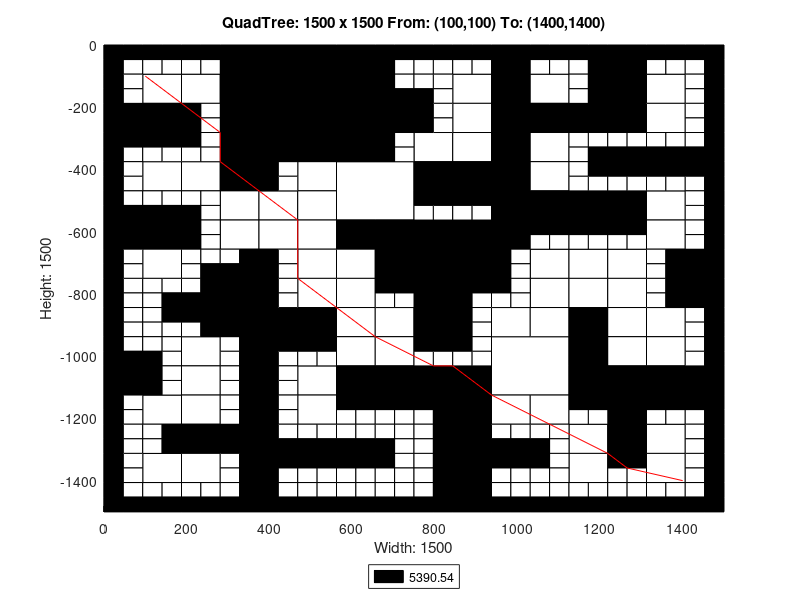

MATLAB code for this plot:
axis([0 1500 -1500 0]);
title('QuadTree: 1500 x 1500 From: (100,100) To: (1400,1400)');
xlabel('Width: 1500');
ylabel('Height: 1500');
rectangle('Position',[375 -187.5 187.5 187.5], 'FaceColor',[0 0 0]);
rectangle('Position',[375 -375 187.5 187.5], 'FaceColor',[0 0 0]);
rectangle('Position',[562.5 -562.5 187.5 187.5], 'FaceColor',[1 1 1]);
rectangle('Position',[750 -750 187.5 187.5], 'FaceColor',[0 0 0]);
rectangle('Position',[937.5 -1125 187.5 187.5], 'FaceColor',[1 1 1]);
rectangle('Position',[93.75 -187.5 93.75 93.75], 'FaceColor',[1 1 1]);
rectangle('Position',[281.25 -93.75 93.75 93.75], 'FaceColor',[0 0 0]);
rectangle('Position',[187.5 -187.5 93.75 93.75], 'FaceColor',[1 1 1]);
rectangle('Position',[281.25 -187.5 93.75 93.75], 'FaceColor',[0 0 0]);
rectangle('Position',[0 -281.25 93.75 93.75], 'FaceColor',[0 0 0]);
rectangle('Position',[93.75 -281.25 93.75 93.75], 'FaceColor',[0 0 0]);
rectangle('Position',[281.25 -281.25 93.75 93.75], 'FaceColor',[0 0 0]);
rectangle('Position',[281.25 -375 93.75 93.75], 'FaceColor',[0 0 0]);
rectangle('Position',[562.5 -93.75 93.75 93.75], 'FaceColor',[0 0 0]);
rectangle('Position',[562.5 -187.5 93.75 93.75], 'FaceColor',[0 0 0]);
rectangle('Position',[562.5 -281.25 93.75 93.75], 'FaceColor',[0 0 0]);
rectangle('Position',[656.25 -281.25 93.75 93.75], 'FaceColor',[0 0 0]);
rectangle('Position',[562.5 -375 93.75 93.75], 'FaceColor',[0 0 0]);
rectangle('Position',[93.75 -468.75 93.75 93.75], 'FaceColor',[1 1 1]);
rectangle('Position',[187.5 -468.75 93.75 93.75], 'FaceColor',[1 1 1]);
rectangle('Position',[281.25 -468.75 93.75 93.75], 'FaceColor',[0 0 0]);
rectangle('Position',[281.25 -562.5 93.75 93.75], 'FaceColor',[1 1 1]);
rectangle('Position',[0 -656.25 93.75 93.75], 'FaceColor',[0 0 0]);
rectangle('Position',[93.75 -656.25 93.75 93.75], 'FaceColor',[0 0 0]);
rectangle('Position',[93.75 -750 93.75 93.75], 'FaceColor',[1 1 1]);
rectangle('Position',[281.25 -656.25 93.75 93.75], 'FaceColor',[1 1 1]);
rectangle('Position',[468.75 -468.75 93.75 93.75], 'FaceColor',[1 1 1]);
rectangle('Position',[375 -562.5 93.75 93.75], 'FaceColor',[1 1 1]);
rectangle('Position',[468.75 -562.5 93.75 93.75], 'FaceColor',[1 1 1]);
rectangle('Position',[375 -656.25 93.75 93.75], 'FaceColor',[1 1 1]);
rectangle('Position',[468.75 -656.25 93.75 93.75], 'FaceColor',[1 1 1]);
rectangle('Position',[468.75 -750 93.75 93.75], 'FaceColor',[1 1 1]);
rectangle('Position',[562.5 -656.25 93.75 93.75], 'FaceColor',[0 0 0]);
rectangle('Position',[656.25 -656.25 93.75 93.75], 'FaceColor',[0 0 0]);
rectangle('Position',[562.5 -750 93.75 93.75], 'FaceColor',[1 1 1]);
rectangle('Position',[656.25 -750 93.75 93.75], 'FaceColor',[0 0 0]);
rectangle('Position',[843.75 -187.5 93.75 93.75], 'FaceColor',[1 1 1]);
rectangle('Position',[937.5 -93.75 93.75 93.75], 'FaceColor',[0 0 0]);
rectangle('Position',[937.5 -187.5 93.75 93.75], 'FaceColor',[0 0 0]);
rectangle('Position',[1031.25 -187.5 93.75 93.75], 'FaceColor',[1 1 1]);
rectangle('Position',[843.75 -281.25 93.75 93.75], 'FaceColor',[1 1 1]);
rectangle('Position',[750 -375 93.75 93.75], 'FaceColor',[1 1 1]);
rectangle('Position',[843.75 -375 93.75 93.75], 'FaceColor',[1 1 1]);
rectangle('Position',[937.5 -281.25 93.75 93.75], 'FaceColor',[0 0 0]);
rectangle('Position',[1031.25 -281.25 93.75 93.75], 'FaceColor',[0 0 0]);
rectangle('Position',[937.5 -375 93.75 93.75], 'FaceColor',[0 0 0]);
rectangle('Position',[1031.25 -375 93.75 93.75], 'FaceColor',[1 1 1]);
rectangle('Position',[1218.75 -93.75 93.75 93.75], 'FaceColor',[0 0 0]);
rectangle('Position',[1218.75 -187.5 93.75 93.75], 'FaceColor',[0 0 0]);
rectangle('Position',[1312.5 -187.5 93.75 93.75], 'FaceColor',[1 1 1]);
rectangle('Position',[1125 -281.25 93.75 93.75], 'FaceColor',[0 0 0]);
rectangle('Position',[1218.75 -281.25 93.75 93.75], 'FaceColor',[0 0 0]);
rectangle('Position',[1312.5 -281.25 93.75 93.75], 'FaceColor',[1 1 1]);
rectangle('Position',[750 -468.75 93.75 93.75], 'FaceColor',[0 0 0]);
rectangle('Position',[843.75 -468.75 93.75 93.75], 'FaceColor',[0 0 0]);
rectangle('Position',[937.5 -468.75 93.75 93.75], 'FaceColor',[0 0 0]);
rectangle('Position',[1031.25 -468.75 93.75 93.75], 'FaceColor',[1 1 1]);
rectangle('Position',[937.5 -562.5 93.75 93.75], 'FaceColor',[0 0 0]);
rectangle('Position',[1031.25 -562.5 93.75 93.75], 'FaceColor',[0 0 0]);
rectangle('Position',[937.5 -656.25 93.75 93.75], 'FaceColor',[0 0 0]);
rectangle('Position',[1031.25 -750 93.75 93.75], 'FaceColor',[1 1 1]);
rectangle('Position',[1125 -562.5 93.75 93.75], 'FaceColor',[0 0 0]);
rectangle('Position',[1218.75 -562.5 93.75 93.75], 'FaceColor',[0 0 0]);
rectangle('Position',[1312.5 -562.5 93.75 93.75], 'FaceColor',[1 1 1]);
rectangle('Position',[1125 -750 93.75 93.75], 'FaceColor',[1 1 1]);
rectangle('Position',[1218.75 -750 93.75 93.75], 'FaceColor',[1 1 1]);
rectangle('Position',[1312.5 -656.25 93.75 93.75], 'FaceColor',[1 1 1]);
rectangle('Position',[1406.25 -750 93.75 93.75], 'FaceColor',[0 0 0]);
rectangle('Position',[281.25 -843.75 93.75 93.75], 'FaceColor',[0 0 0]);
rectangle('Position',[281.25 -937.5 93.75 93.75], 'FaceColor',[0 0 0]);
rectangle('Position',[0 -1125 93.75 93.75], 'FaceColor',[0 0 0]);
rectangle('Position',[187.5 -1031.25 93.75 93.75], 'FaceColor',[1 1 1]);
rectangle('Position',[187.5 -1125 93.75 93.75], 'FaceColor',[1 1 1]);
rectangle('Position',[468.75 -843.75 93.75 93.75], 'FaceColor',[1 1 1]);
rectangle('Position',[375 -937.5 93.75 93.75], 'FaceColor',[0 0 0]);
rectangle('Position',[468.75 -937.5 93.75 93.75], 'FaceColor',[0 0 0]);
rectangle('Position',[562.5 -843.75 93.75 93.75], 'FaceColor',[1 1 1]);
rectangle('Position',[562.5 -937.5 93.75 93.75], 'FaceColor',[1 1 1]);
rectangle('Position',[656.25 -937.5 93.75 93.75], 'FaceColor',[1 1 1]);
rectangle('Position',[468.75 -1125 93.75 93.75], 'FaceColor',[1 1 1]);
rectangle('Position',[562.5 -1031.25 93.75 93.75], 'FaceColor',[1 1 1]);
rectangle('Position',[656.25 -1031.25 93.75 93.75], 'FaceColor',[1 1 1]);
rectangle('Position',[562.5 -1125 93.75 93.75], 'FaceColor',[0 0 0]);
rectangle('Position',[656.25 -1125 93.75 93.75], 'FaceColor',[0 0 0]);
rectangle('Position',[93.75 -1218.75 93.75 93.75], 'FaceColor',[1 1 1]);
rectangle('Position',[187.5 -1218.75 93.75 93.75], 'FaceColor',[1 1 1]);
rectangle('Position',[187.5 -1312.5 93.75 93.75], 'FaceColor',[0 0 0]);
rectangle('Position',[281.25 -1312.5 93.75 93.75], 'FaceColor',[0 0 0]);
rectangle('Position',[93.75 -1406.25 93.75 93.75], 'FaceColor',[1 1 1]);
rectangle('Position',[187.5 -1406.25 93.75 93.75], 'FaceColor',[1 1 1]);
rectangle('Position',[468.75 -1218.75 93.75 93.75], 'FaceColor',[1 1 1]);
rectangle('Position',[750 -843.75 93.75 93.75], 'FaceColor',[0 0 0]);
rectangle('Position',[750 -937.5 93.75 93.75], 'FaceColor',[0 0 0]);
rectangle('Position',[1031.25 -843.75 93.75 93.75], 'FaceColor',[1 1 1]);
rectangle('Position',[937.5 -937.5 93.75 93.75], 'FaceColor',[1 1 1]);
rectangle('Position',[1031.25 -937.5 93.75 93.75], 'FaceColor',[1 1 1]);
rectangle('Position',[750 -1125 93.75 93.75], 'FaceColor',[0 0 0]);
rectangle('Position',[843.75 -1125 93.75 93.75], 'FaceColor',[0 0 0]);
rectangle('Position',[1125 -843.75 93.75 93.75], 'FaceColor',[1 1 1]);
rectangle('Position',[1218.75 -843.75 93.75 93.75], 'FaceColor',[1 1 1]);
rectangle('Position',[1125 -937.5 93.75 93.75], 'FaceColor',[0 0 0]);
rectangle('Position',[1218.75 -937.5 93.75 93.75], 'FaceColor',[1 1 1]);
rectangle('Position',[1406.25 -843.75 93.75 93.75], 'FaceColor',[0 0 0]);
rectangle('Position',[1312.5 -937.5 93.75 93.75], 'FaceColor',[1 1 1]);
rectangle('Position',[1125 -1031.25 93.75 93.75], 'FaceColor',[0 0 0]);
rectangle('Position',[1218.75 -1031.25 93.75 93.75], 'FaceColor',[1 1 1]);
rectangle('Position',[1125 -1125 93.75 93.75], 'FaceColor',[0 0 0]);
rectangle('Position',[1218.75 -1125 93.75 93.75], 'FaceColor',[0 0 0]);
rectangle('Position',[1312.5 -1031.25 93.75 93.75], 'FaceColor',[1 1 1]);
rectangle('Position',[1312.5 -1125 93.75 93.75], 'FaceColor',[0 0 0]);
rectangle('Position',[1406.25 -1125 93.75 93.75], 'FaceColor',[0 0 0]);
rectangle('Position',[843.75 -1218.75 93.75 93.75], 'FaceColor',[0 0 0]);
rectangle('Position',[843.75 -1312.5 93.75 93.75], 'FaceColor',[0 0 0]);
rectangle('Position',[937.5 -1218.75 93.75 93.75], 'FaceColor',[1 1 1]);
rectangle('Position',[1031.25 -1218.75 93.75 93.75], 'FaceColor',[1 1 1]);
rectangle('Position',[843.75 -1406.25 93.75 93.75], 'FaceColor',[0 0 0]);
rectangle('Position',[843.75 -1500 93.75 93.75], 'FaceColor',[0 0 0]);
rectangle('Position',[1218.75 -1218.75 93.75 93.75], 'FaceColor',[0 0 0]);
rectangle('Position',[1125 -1312.5 93.75 93.75], 'FaceColor',[1 1 1]);
rectangle('Position',[1218.75 -1312.5 93.75 93.75], 'FaceColor',[0 0 0]);
rectangle('Position',[1312.5 -1312.5 93.75 93.75], 'FaceColor',[1 1 1]);
rectangle('Position',[1125 -1406.25 93.75 93.75], 'FaceColor',[1 1 1]);
rectangle('Position',[1312.5 -1406.25 93.75 93.75], 'FaceColor',[1 1 1]);
rectangle('Position',[0 -46.875 46.875 46.875], 'FaceColor',[0 0 0]);
rectangle('Position',[46.875 -46.875 46.875 46.875], 'FaceColor',[0 0 0]);
rectangle('Position',[0 -93.75 46.875 46.875], 'FaceColor',[0 0 0]);
rectangle('Position',[46.875 -93.75 46.875 46.875], 'FaceColor',[1 1 1]);
rectangle('Position',[93.75 -46.875 46.875 46.875], 'FaceColor',[0 0 0]);
rectangle('Position',[140.625 -46.875 46.875 46.875], 'FaceColor',[0 0 0]);
rectangle('Position',[93.75 -93.75 46.875 46.875], 'FaceColor',[1 1 1]);
rectangle('Position',[140.625 -93.75 46.875 46.875], 'FaceColor',[1 1 1]);
rectangle('Position',[0 -140.625 46.875 46.875], 'FaceColor',[0 0 0]);
rectangle('Position',[46.875 -140.625 46.875 46.875], 'FaceColor',[1 1 1]);
rectangle('Position',[0 -187.5 46.875 46.875], 'FaceColor',[0 0 0]);
rectangle('Position',[46.875 -187.5 46.875 46.875], 'FaceColor',[1 1 1]);
rectangle('Position',[187.5 -46.875 46.875 46.875], 'FaceColor',[0 0 0]);
rectangle('Position',[234.375 -46.875 46.875 46.875], 'FaceColor',[0 0 0]);
rectangle('Position',[187.5 -93.75 46.875 46.875], 'FaceColor',[1 1 1]);
rectangle('Position',[234.375 -93.75 46.875 46.875], 'FaceColor',[1 1 1]);
rectangle('Position',[0 -328.125 46.875 46.875], 'FaceColor',[0 0 0]);
rectangle('Position',[46.875 -328.125 46.875 46.875], 'FaceColor',[0 0 0]);
rectangle('Position',[0 -375 46.875 46.875], 'FaceColor',[0 0 0]);
rectangle('Position',[46.875 -375 46.875 46.875], 'FaceColor',[1 1 1]);
rectangle('Position',[93.75 -328.125 46.875 46.875], 'FaceColor',[0 0 0]);
rectangle('Position',[140.625 -328.125 46.875 46.875], 'FaceColor',[0 0 0]);
rectangle('Position',[93.75 -375 46.875 46.875], 'FaceColor',[1 1 1]);
rectangle('Position',[140.625 -375 46.875 46.875], 'FaceColor',[1 1 1]);
rectangle('Position',[187.5 -234.375 46.875 46.875], 'FaceColor',[0 0 0]);
rectangle('Position',[234.375 -234.375 46.875 46.875], 'FaceColor',[1 1 1]);
rectangle('Position',[187.5 -281.25 46.875 46.875], 'FaceColor',[0 0 0]);
rectangle('Position',[234.375 -281.25 46.875 46.875], 'FaceColor',[1 1 1]);
rectangle('Position',[187.5 -328.125 46.875 46.875], 'FaceColor',[0 0 0]);
rectangle('Position',[234.375 -328.125 46.875 46.875], 'FaceColor',[1 1 1]);
rectangle('Position',[187.5 -375 46.875 46.875], 'FaceColor',[1 1 1]);
rectangle('Position',[234.375 -375 46.875 46.875], 'FaceColor',[1 1 1]);
rectangle('Position',[656.25 -46.875 46.875 46.875], 'FaceColor',[0 0 0]);
rectangle('Position',[703.125 -46.875 46.875 46.875], 'FaceColor',[0 0 0]);
rectangle('Position',[656.25 -93.75 46.875 46.875], 'FaceColor',[0 0 0]);
rectangle('Position',[703.125 -93.75 46.875 46.875], 'FaceColor',[1 1 1]);
rectangle('Position',[656.25 -140.625 46.875 46.875], 'FaceColor',[0 0 0]);
rectangle('Position',[703.125 -140.625 46.875 46.875], 'FaceColor',[1 1 1]);
rectangle('Position',[656.25 -187.5 46.875 46.875], 'FaceColor',[0 0 0]);
rectangle('Position',[703.125 -187.5 46.875 46.875], 'FaceColor',[0 0 0]);
rectangle('Position',[656.25 -328.125 46.875 46.875], 'FaceColor',[0 0 0]);
rectangle('Position',[703.125 -328.125 46.875 46.875], 'FaceColor',[1 1 1]);
rectangle('Position',[656.25 -375 46.875 46.875], 'FaceColor',[0 0 0]);
rectangle('Position',[703.125 -375 46.875 46.875], 'FaceColor',[1 1 1]);
rectangle('Position',[0 -421.875 46.875 46.875], 'FaceColor',[0 0 0]);
rectangle('Position',[46.875 -421.875 46.875 46.875], 'FaceColor',[1 1 1]);
rectangle('Position',[0 -468.75 46.875 46.875], 'FaceColor',[0 0 0]);
rectangle('Position',[46.875 -468.75 46.875 46.875], 'FaceColor',[1 1 1]);
rectangle('Position',[0 -515.625 46.875 46.875], 'FaceColor',[0 0 0]);
rectangle('Position',[46.875 -515.625 46.875 46.875], 'FaceColor',[1 1 1]);
rectangle('Position',[0 -562.5 46.875 46.875], 'FaceColor',[0 0 0]);
rectangle('Position',[46.875 -562.5 46.875 46.875], 'FaceColor',[0 0 0]);
rectangle('Position',[93.75 -515.625 46.875 46.875], 'FaceColor',[1 1 1]);
rectangle('Position',[140.625 -515.625 46.875 46.875], 'FaceColor',[1 1 1]);
rectangle('Position',[93.75 -562.5 46.875 46.875], 'FaceColor',[0 0 0]);
rectangle('Position',[140.625 -562.5 46.875 46.875], 'FaceColor',[0 0 0]);
rectangle('Position',[187.5 -515.625 46.875 46.875], 'FaceColor',[1 1 1]);
rectangle('Position',[234.375 -515.625 46.875 46.875], 'FaceColor',[1 1 1]);
rectangle('Position',[187.5 -562.5 46.875 46.875], 'FaceColor',[0 0 0]);
rectangle('Position',[234.375 -562.5 46.875 46.875], 'FaceColor',[1 1 1]);
rectangle('Position',[0 -703.125 46.875 46.875], 'FaceColor',[0 0 0]);
rectangle('Position',[46.875 -703.125 46.875 46.875], 'FaceColor',[1 1 1]);
rectangle('Position',[0 -750 46.875 46.875], 'FaceColor',[0 0 0]);
rectangle('Position',[46.875 -750 46.875 46.875], 'FaceColor',[1 1 1]);
rectangle('Position',[187.5 -609.375 46.875 46.875], 'FaceColor',[0 0 0]);
rectangle('Position',[234.375 -609.375 46.875 46.875], 'FaceColor',[1 1 1]);
rectangle('Position',[187.5 -656.25 46.875 46.875], 'FaceColor',[0 0 0]);
rectangle('Position',[234.375 -656.25 46.875 46.875], 'FaceColor',[1 1 1]);
rectangle('Position',[187.5 -703.125 46.875 46.875], 'FaceColor',[1 1 1]);
rectangle('Position',[234.375 -703.125 46.875 46.875], 'FaceColor',[1 1 1]);
rectangle('Position',[187.5 -750 46.875 46.875], 'FaceColor',[1 1 1]);
rectangle('Position',[234.375 -750 46.875 46.875], 'FaceColor',[0 0 0]);
rectangle('Position',[281.25 -703.125 46.875 46.875], 'FaceColor',[1 1 1]);
rectangle('Position',[328.125 -703.125 46.875 46.875], 'FaceColor',[0 0 0]);
rectangle('Position',[281.25 -750 46.875 46.875], 'FaceColor',[0 0 0]);
rectangle('Position',[328.125 -750 46.875 46.875], 'FaceColor',[0 0 0]);
rectangle('Position',[375 -421.875 46.875 46.875], 'FaceColor',[0 0 0]);
rectangle('Position',[421.875 -421.875 46.875 46.875], 'FaceColor',[1 1 1]);
rectangle('Position',[375 -468.75 46.875 46.875], 'FaceColor',[0 0 0]);
rectangle('Position',[421.875 -468.75 46.875 46.875], 'FaceColor',[1 1 1]);
rectangle('Position',[375 -703.125 46.875 46.875], 'FaceColor',[0 0 0]);
rectangle('Position',[421.875 -703.125 46.875 46.875], 'FaceColor',[1 1 1]);
rectangle('Position',[375 -750 46.875 46.875], 'FaceColor',[0 0 0]);
rectangle('Position',[421.875 -750 46.875 46.875], 'FaceColor',[1 1 1]);
rectangle('Position',[750 -46.875 46.875 46.875], 'FaceColor',[0 0 0]);
rectangle('Position',[796.875 -46.875 46.875 46.875], 'FaceColor',[0 0 0]);
rectangle('Position',[750 -93.75 46.875 46.875], 'FaceColor',[1 1 1]);
rectangle('Position',[796.875 -93.75 46.875 46.875], 'FaceColor',[1 1 1]);
rectangle('Position',[843.75 -46.875 46.875 46.875], 'FaceColor',[0 0 0]);
rectangle('Position',[890.625 -46.875 46.875 46.875], 'FaceColor',[0 0 0]);
rectangle('Position',[843.75 -93.75 46.875 46.875], 'FaceColor',[1 1 1]);
rectangle('Position',[890.625 -93.75 46.875 46.875], 'FaceColor',[1 1 1]);
rectangle('Position',[750 -140.625 46.875 46.875], 'FaceColor',[1 1 1]);
rectangle('Position',[796.875 -140.625 46.875 46.875], 'FaceColor',[1 1 1]);
rectangle('Position',[750 -187.5 46.875 46.875], 'FaceColor',[0 0 0]);
rectangle('Position',[796.875 -187.5 46.875 46.875], 'FaceColor',[1 1 1]);
rectangle('Position',[1031.25 -46.875 46.875 46.875], 'FaceColor',[0 0 0]);
rectangle('Position',[1078.12 -46.875 46.875 46.875], 'FaceColor',[0 0 0]);
rectangle('Position',[1031.25 -93.75 46.875 46.875], 'FaceColor',[1 1 1]);
rectangle('Position',[1078.12 -93.75 46.875 46.875], 'FaceColor',[1 1 1]);
rectangle('Position',[750 -234.375 46.875 46.875], 'FaceColor',[0 0 0]);
rectangle('Position',[796.875 -234.375 46.875 46.875], 'FaceColor',[1 1 1]);
rectangle('Position',[750 -281.25 46.875 46.875], 'FaceColor',[0 0 0]);
rectangle('Position',[796.875 -281.25 46.875 46.875], 'FaceColor',[1 1 1]);
rectangle('Position',[1125 -46.875 46.875 46.875], 'FaceColor',[0 0 0]);
rectangle('Position',[1171.88 -46.875 46.875 46.875], 'FaceColor',[0 0 0]);
rectangle('Position',[1125 -93.75 46.875 46.875], 'FaceColor',[1 1 1]);
rectangle('Position',[1171.88 -93.75 46.875 46.875], 'FaceColor',[0 0 0]);
rectangle('Position',[1125 -140.625 46.875 46.875], 'FaceColor',[1 1 1]);
rectangle('Position',[1171.88 -140.625 46.875 46.875], 'FaceColor',[0 0 0]);
rectangle('Position',[1125 -187.5 46.875 46.875], 'FaceColor',[1 1 1]);
rectangle('Position',[1171.88 -187.5 46.875 46.875], 'FaceColor',[0 0 0]);
rectangle('Position',[1312.5 -46.875 46.875 46.875], 'FaceColor',[0 0 0]);
rectangle('Position',[1359.38 -46.875 46.875 46.875], 'FaceColor',[0 0 0]);
rectangle('Position',[1312.5 -93.75 46.875 46.875], 'FaceColor',[1 1 1]);
rectangle('Position',[1359.38 -93.75 46.875 46.875], 'FaceColor',[1 1 1]);
rectangle('Position',[1406.25 -46.875 46.875 46.875], 'FaceColor',[0 0 0]);
rectangle('Position',[1453.12 -46.875 46.875 46.875], 'FaceColor',[0 0 0]);
rectangle('Position',[1406.25 -93.75 46.875 46.875], 'FaceColor',[1 1 1]);
rectangle('Position',[1453.12 -93.75 46.875 46.875], 'FaceColor',[0 0 0]);
rectangle('Position',[1406.25 -140.625 46.875 46.875], 'FaceColor',[1 1 1]);
rectangle('Position',[1453.12 -140.625 46.875 46.875], 'FaceColor',[0 0 0]);
rectangle('Position',[1406.25 -187.5 46.875 46.875], 'FaceColor',[1 1 1]);
rectangle('Position',[1453.12 -187.5 46.875 46.875], 'FaceColor',[0 0 0]);
rectangle('Position',[1125 -328.125 46.875 46.875], 'FaceColor',[1 1 1]);
rectangle('Position',[1171.88 -328.125 46.875 46.875], 'FaceColor',[1 1 1]);
rectangle('Position',[1125 -375 46.875 46.875], 'FaceColor',[1 1 1]);
rectangle('Position',[1171.88 -375 46.875 46.875], 'FaceColor',[0 0 0]);
rectangle('Position',[1218.75 -328.125 46.875 46.875], 'FaceColor',[1 1 1]);
rectangle('Position',[1265.62 -328.125 46.875 46.875], 'FaceColor',[1 1 1]);
rectangle('Position',[1218.75 -375 46.875 46.875], 'FaceColor',[0 0 0]);
rectangle('Position',[1265.62 -375 46.875 46.875], 'FaceColor',[0 0 0]);
rectangle('Position',[1406.25 -234.375 46.875 46.875], 'FaceColor',[1 1 1]);
rectangle('Position',[1453.12 -234.375 46.875 46.875], 'FaceColor',[0 0 0]);
rectangle('Position',[1406.25 -281.25 46.875 46.875], 'FaceColor',[1 1 1]);
rectangle('Position',[1453.12 -281.25 46.875 46.875], 'FaceColor',[0 0 0]);
rectangle('Position',[1312.5 -328.125 46.875 46.875], 'FaceColor',[1 1 1]);
rectangle('Position',[1359.38 -328.125 46.875 46.875], 'FaceColor',[1 1 1]);
rectangle('Position',[1312.5 -375 46.875 46.875], 'FaceColor',[0 0 0]);
rectangle('Position',[1359.38 -375 46.875 46.875], 'FaceColor',[0 0 0]);
rectangle('Position',[1406.25 -328.125 46.875 46.875], 'FaceColor',[1 1 1]);
rectangle('Position',[1453.12 -328.125 46.875 46.875], 'FaceColor',[0 0 0]);
rectangle('Position',[1406.25 -375 46.875 46.875], 'FaceColor',[0 0 0]);
rectangle('Position',[1453.12 -375 46.875 46.875], 'FaceColor',[0 0 0]);
rectangle('Position',[750 -515.625 46.875 46.875], 'FaceColor',[0 0 0]);
rectangle('Position',[796.875 -515.625 46.875 46.875], 'FaceColor',[0 0 0]);
rectangle('Position',[750 -562.5 46.875 46.875], 'FaceColor',[1 1 1]);
rectangle('Position',[796.875 -562.5 46.875 46.875], 'FaceColor',[1 1 1]);
rectangle('Position',[843.75 -515.625 46.875 46.875], 'FaceColor',[0 0 0]);
rectangle('Position',[890.625 -515.625 46.875 46.875], 'FaceColor',[0 0 0]);
rectangle('Position',[843.75 -562.5 46.875 46.875], 'FaceColor',[1 1 1]);
rectangle('Position',[890.625 -562.5 46.875 46.875], 'FaceColor',[1 1 1]);
rectangle('Position',[1031.25 -609.375 46.875 46.875], 'FaceColor',[0 0 0]);
rectangle('Position',[1078.12 -609.375 46.875 46.875], 'FaceColor',[0 0 0]);
rectangle('Position',[1031.25 -656.25 46.875 46.875], 'FaceColor',[1 1 1]);
rectangle('Position',[1078.12 -656.25 46.875 46.875], 'FaceColor',[1 1 1]);
rectangle('Position',[937.5 -703.125 46.875 46.875], 'FaceColor',[0 0 0]);
rectangle('Position',[984.375 -703.125 46.875 46.875], 'FaceColor',[1 1 1]);
rectangle('Position',[937.5 -750 46.875 46.875], 'FaceColor',[0 0 0]);
rectangle('Position',[984.375 -750 46.875 46.875], 'FaceColor',[1 1 1]);
rectangle('Position',[1125 -421.875 46.875 46.875], 'FaceColor',[1 1 1]);
rectangle('Position',[1171.88 -421.875 46.875 46.875], 'FaceColor',[0 0 0]);
rectangle('Position',[1125 -468.75 46.875 46.875], 'FaceColor',[1 1 1]);
rectangle('Position',[1171.88 -468.75 46.875 46.875], 'FaceColor',[1 1 1]);
rectangle('Position',[1218.75 -421.875 46.875 46.875], 'FaceColor',[0 0 0]);
rectangle('Position',[1265.62 -421.875 46.875 46.875], 'FaceColor',[0 0 0]);
rectangle('Position',[1218.75 -468.75 46.875 46.875], 'FaceColor',[1 1 1]);
rectangle('Position',[1265.62 -468.75 46.875 46.875], 'FaceColor',[1 1 1]);
rectangle('Position',[1312.5 -421.875 46.875 46.875], 'FaceColor',[0 0 0]);
rectangle('Position',[1359.38 -421.875 46.875 46.875], 'FaceColor',[0 0 0]);
rectangle('Position',[1312.5 -468.75 46.875 46.875], 'FaceColor',[1 1 1]);
rectangle('Position',[1359.38 -468.75 46.875 46.875], 'FaceColor',[1 1 1]);
rectangle('Position',[1406.25 -421.875 46.875 46.875], 'FaceColor',[0 0 0]);
rectangle('Position',[1453.12 -421.875 46.875 46.875], 'FaceColor',[0 0 0]);
rectangle('Position',[1406.25 -468.75 46.875 46.875], 'FaceColor',[1 1 1]);
rectangle('Position',[1453.12 -468.75 46.875 46.875], 'FaceColor',[0 0 0]);
rectangle('Position',[1406.25 -515.625 46.875 46.875], 'FaceColor',[1 1 1]);
rectangle('Position',[1453.12 -515.625 46.875 46.875], 'FaceColor',[0 0 0]);
rectangle('Position',[1406.25 -562.5 46.875 46.875], 'FaceColor',[1 1 1]);
rectangle('Position',[1453.12 -562.5 46.875 46.875], 'FaceColor',[0 0 0]);
rectangle('Position',[1125 -609.375 46.875 46.875], 'FaceColor',[0 0 0]);
rectangle('Position',[1171.88 -609.375 46.875 46.875], 'FaceColor',[0 0 0]);
rectangle('Position',[1125 -656.25 46.875 46.875], 'FaceColor',[1 1 1]);
rectangle('Position',[1171.88 -656.25 46.875 46.875], 'FaceColor',[1 1 1]);
rectangle('Position',[1218.75 -609.375 46.875 46.875], 'FaceColor',[0 0 0]);
rectangle('Position',[1265.62 -609.375 46.875 46.875], 'FaceColor',[0 0 0]);
rectangle('Position',[1218.75 -656.25 46.875 46.875], 'FaceColor',[1 1 1]);
rectangle('Position',[1265.62 -656.25 46.875 46.875], 'FaceColor',[1 1 1]);
rectangle('Position',[1406.25 -609.375 46.875 46.875], 'FaceColor',[1 1 1]);
rectangle('Position',[1453.12 -609.375 46.875 46.875], 'FaceColor',[0 0 0]);
rectangle('Position',[1406.25 -656.25 46.875 46.875], 'FaceColor',[1 1 1]);
rectangle('Position',[1453.12 -656.25 46.875 46.875], 'FaceColor',[0 0 0]);
rectangle('Position',[1312.5 -703.125 46.875 46.875], 'FaceColor',[1 1 1]);
rectangle('Position',[1359.38 -703.125 46.875 46.875], 'FaceColor',[0 0 0]);
rectangle('Position',[1312.5 -750 46.875 46.875], 'FaceColor',[1 1 1]);
rectangle('Position',[1359.38 -750 46.875 46.875], 'FaceColor',[0 0 0]);
rectangle('Position',[0 -796.875 46.875 46.875], 'FaceColor',[0 0 0]);
rectangle('Position',[46.875 -796.875 46.875 46.875], 'FaceColor',[1 1 1]);
rectangle('Position',[0 -843.75 46.875 46.875], 'FaceColor',[0 0 0]);
rectangle('Position',[46.875 -843.75 46.875 46.875], 'FaceColor',[1 1 1]);
rectangle('Position',[93.75 -796.875 46.875 46.875], 'FaceColor',[1 1 1]);
rectangle('Position',[140.625 -796.875 46.875 46.875], 'FaceColor',[1 1 1]);
rectangle('Position',[93.75 -843.75 46.875 46.875], 'FaceColor',[1 1 1]);
rectangle('Position',[140.625 -843.75 46.875 46.875], 'FaceColor',[0 0 0]);
rectangle('Position',[0 -890.625 46.875 46.875], 'FaceColor',[0 0 0]);
rectangle('Position',[46.875 -890.625 46.875 46.875], 'FaceColor',[1 1 1]);
rectangle('Position',[0 -937.5 46.875 46.875], 'FaceColor',[0 0 0]);
rectangle('Position',[46.875 -937.5 46.875 46.875], 'FaceColor',[1 1 1]);
rectangle('Position',[93.75 -890.625 46.875 46.875], 'FaceColor',[1 1 1]);
rectangle('Position',[140.625 -890.625 46.875 46.875], 'FaceColor',[0 0 0]);
rectangle('Position',[93.75 -937.5 46.875 46.875], 'FaceColor',[1 1 1]);
rectangle('Position',[140.625 -937.5 46.875 46.875], 'FaceColor',[1 1 1]);
rectangle('Position',[187.5 -796.875 46.875 46.875], 'FaceColor',[1 1 1]);
rectangle('Position',[234.375 -796.875 46.875 46.875], 'FaceColor',[0 0 0]);
rectangle('Position',[187.5 -843.75 46.875 46.875], 'FaceColor',[0 0 0]);
rectangle('Position',[234.375 -843.75 46.875 46.875], 'FaceColor',[0 0 0]);
rectangle('Position',[187.5 -890.625 46.875 46.875], 'FaceColor',[0 0 0]);
rectangle('Position',[234.375 -890.625 46.875 46.875], 'FaceColor',[0 0 0]);
rectangle('Position',[187.5 -937.5 46.875 46.875], 'FaceColor',[1 1 1]);
rectangle('Position',[234.375 -937.5 46.875 46.875], 'FaceColor',[0 0 0]);
rectangle('Position',[0 -984.375 46.875 46.875], 'FaceColor',[0 0 0]);
rectangle('Position',[46.875 -984.375 46.875 46.875], 'FaceColor',[1 1 1]);
rectangle('Position',[0 -1031.25 46.875 46.875], 'FaceColor',[0 0 0]);
rectangle('Position',[46.875 -1031.25 46.875 46.875], 'FaceColor',[0 0 0]);
rectangle('Position',[93.75 -984.375 46.875 46.875], 'FaceColor',[1 1 1]);
rectangle('Position',[140.625 -984.375 46.875 46.875], 'FaceColor',[1 1 1]);
rectangle('Position',[93.75 -1031.25 46.875 46.875], 'FaceColor',[0 0 0]);
rectangle('Position',[140.625 -1031.25 46.875 46.875], 'FaceColor',[1 1 1]);
rectangle('Position',[93.75 -1078.12 46.875 46.875], 'FaceColor',[0 0 0]);
rectangle('Position',[140.625 -1078.12 46.875 46.875], 'FaceColor',[1 1 1]);
rectangle('Position',[93.75 -1125 46.875 46.875], 'FaceColor',[0 0 0]);
rectangle('Position',[140.625 -1125 46.875 46.875], 'FaceColor',[1 1 1]);
rectangle('Position',[281.25 -984.375 46.875 46.875], 'FaceColor',[1 1 1]);
rectangle('Position',[328.125 -984.375 46.875 46.875], 'FaceColor',[0 0 0]);
rectangle('Position',[281.25 -1031.25 46.875 46.875], 'FaceColor',[1 1 1]);
rectangle('Position',[328.125 -1031.25 46.875 46.875], 'FaceColor',[0 0 0]);
rectangle('Position',[281.25 -1078.12 46.875 46.875], 'FaceColor',[1 1 1]);
rectangle('Position',[328.125 -1078.12 46.875 46.875], 'FaceColor',[0 0 0]);
rectangle('Position',[281.25 -1125 46.875 46.875], 'FaceColor',[1 1 1]);
rectangle('Position',[328.125 -1125 46.875 46.875], 'FaceColor',[0 0 0]);
rectangle('Position',[375 -796.875 46.875 46.875], 'FaceColor',[0 0 0]);
rectangle('Position',[421.875 -796.875 46.875 46.875], 'FaceColor',[1 1 1]);
rectangle('Position',[375 -843.75 46.875 46.875], 'FaceColor',[0 0 0]);
rectangle('Position',[421.875 -843.75 46.875 46.875], 'FaceColor',[1 1 1]);
rectangle('Position',[656.25 -796.875 46.875 46.875], 'FaceColor',[0 0 0]);
rectangle('Position',[703.125 -796.875 46.875 46.875], 'FaceColor',[0 0 0]);
rectangle('Position',[656.25 -843.75 46.875 46.875], 'FaceColor',[1 1 1]);
rectangle('Position',[703.125 -843.75 46.875 46.875], 'FaceColor',[1 1 1]);
rectangle('Position',[375 -984.375 46.875 46.875], 'FaceColor',[0 0 0]);
rectangle('Position',[421.875 -984.375 46.875 46.875], 'FaceColor',[0 0 0]);
rectangle('Position',[375 -1031.25 46.875 46.875], 'FaceColor',[0 0 0]);
rectangle('Position',[421.875 -1031.25 46.875 46.875], 'FaceColor',[1 1 1]);
rectangle('Position',[468.75 -984.375 46.875 46.875], 'FaceColor',[0 0 0]);
rectangle('Position',[515.625 -984.375 46.875 46.875], 'FaceColor',[0 0 0]);
rectangle('Position',[468.75 -1031.25 46.875 46.875], 'FaceColor',[1 1 1]);
rectangle('Position',[515.625 -1031.25 46.875 46.875], 'FaceColor',[1 1 1]);
rectangle('Position',[375 -1078.12 46.875 46.875], 'FaceColor',[0 0 0]);
rectangle('Position',[421.875 -1078.12 46.875 46.875], 'FaceColor',[1 1 1]);
rectangle('Position',[375 -1125 46.875 46.875], 'FaceColor',[0 0 0]);
rectangle('Position',[421.875 -1125 46.875 46.875], 'FaceColor',[1 1 1]);
rectangle('Position',[0 -1171.88 46.875 46.875], 'FaceColor',[0 0 0]);
rectangle('Position',[46.875 -1171.88 46.875 46.875], 'FaceColor',[1 1 1]);
rectangle('Position',[0 -1218.75 46.875 46.875], 'FaceColor',[0 0 0]);
rectangle('Position',[46.875 -1218.75 46.875 46.875], 'FaceColor',[1 1 1]);
rectangle('Position',[0 -1265.62 46.875 46.875], 'FaceColor',[0 0 0]);
rectangle('Position',[46.875 -1265.62 46.875 46.875], 'FaceColor',[1 1 1]);
rectangle('Position',[0 -1312.5 46.875 46.875], 'FaceColor',[0 0 0]);
rectangle('Position',[46.875 -1312.5 46.875 46.875], 'FaceColor',[1 1 1]);
rectangle('Position',[93.75 -1265.62 46.875 46.875], 'FaceColor',[1 1 1]);
rectangle('Position',[140.625 -1265.62 46.875 46.875], 'FaceColor',[0 0 0]);
rectangle('Position',[93.75 -1312.5 46.875 46.875], 'FaceColor',[1 1 1]);
rectangle('Position',[140.625 -1312.5 46.875 46.875], 'FaceColor',[0 0 0]);
rectangle('Position',[281.25 -1171.88 46.875 46.875], 'FaceColor',[1 1 1]);
rectangle('Position',[328.125 -1171.88 46.875 46.875], 'FaceColor',[0 0 0]);
rectangle('Position',[281.25 -1218.75 46.875 46.875], 'FaceColor',[1 1 1]);
rectangle('Position',[328.125 -1218.75 46.875 46.875], 'FaceColor',[0 0 0]);
rectangle('Position',[0 -1359.38 46.875 46.875], 'FaceColor',[0 0 0]);
rectangle('Position',[46.875 -1359.38 46.875 46.875], 'FaceColor',[1 1 1]);
rectangle('Position',[0 -1406.25 46.875 46.875], 'FaceColor',[0 0 0]);
rectangle('Position',[46.875 -1406.25 46.875 46.875], 'FaceColor',[1 1 1]);
rectangle('Position',[0 -1453.12 46.875 46.875], 'FaceColor',[0 0 0]);
rectangle('Position',[46.875 -1453.12 46.875 46.875], 'FaceColor',[1 1 1]);
rectangle('Position',[0 -1500 46.875 46.875], 'FaceColor',[0 0 0]);
rectangle('Position',[46.875 -1500 46.875 46.875], 'FaceColor',[0 0 0]);
rectangle('Position',[93.75 -1453.12 46.875 46.875], 'FaceColor',[1 1 1]);
rectangle('Position',[140.625 -1453.12 46.875 46.875], 'FaceColor',[1 1 1]);
rectangle('Position',[93.75 -1500 46.875 46.875], 'FaceColor',[0 0 0]);
rectangle('Position',[140.625 -1500 46.875 46.875], 'FaceColor',[0 0 0]);
rectangle('Position',[281.25 -1359.38 46.875 46.875], 'FaceColor',[1 1 1]);
rectangle('Position',[328.125 -1359.38 46.875 46.875], 'FaceColor',[0 0 0]);
rectangle('Position',[281.25 -1406.25 46.875 46.875], 'FaceColor',[1 1 1]);
rectangle('Position',[328.125 -1406.25 46.875 46.875], 'FaceColor',[0 0 0]);
rectangle('Position',[187.5 -1453.12 46.875 46.875], 'FaceColor',[1 1 1]);
rectangle('Position',[234.375 -1453.12 46.875 46.875], 'FaceColor',[1 1 1]);
rectangle('Position',[187.5 -1500 46.875 46.875], 'FaceColor',[0 0 0]);
rectangle('Position',[234.375 -1500 46.875 46.875], 'FaceColor',[0 0 0]);
rectangle('Position',[281.25 -1453.12 46.875 46.875], 'FaceColor',[1 1 1]);
rectangle('Position',[328.125 -1453.12 46.875 46.875], 'FaceColor',[0 0 0]);
rectangle('Position',[281.25 -1500 46.875 46.875], 'FaceColor',[0 0 0]);
rectangle('Position',[328.125 -1500 46.875 46.875], 'FaceColor',[0 0 0]);
rectangle('Position',[375 -1171.88 46.875 46.875], 'FaceColor',[0 0 0]);
rectangle('Position',[421.875 -1171.88 46.875 46.875], 'FaceColor',[1 1 1]);
rectangle('Position',[375 -1218.75 46.875 46.875], 'FaceColor',[0 0 0]);
rectangle('Position',[421.875 -1218.75 46.875 46.875], 'FaceColor',[1 1 1]);
rectangle('Position',[375 -1265.62 46.875 46.875], 'FaceColor',[0 0 0]);
rectangle('Position',[421.875 -1265.62 46.875 46.875], 'FaceColor',[1 1 1]);
rectangle('Position',[375 -1312.5 46.875 46.875], 'FaceColor',[0 0 0]);
rectangle('Position',[421.875 -1312.5 46.875 46.875], 'FaceColor',[0 0 0]);
rectangle('Position',[468.75 -1265.62 46.875 46.875], 'FaceColor',[1 1 1]);
rectangle('Position',[515.625 -1265.62 46.875 46.875], 'FaceColor',[1 1 1]);
rectangle('Position',[468.75 -1312.5 46.875 46.875], 'FaceColor',[0 0 0]);
rectangle('Position',[515.625 -1312.5 46.875 46.875], 'FaceColor',[0 0 0]);
rectangle('Position',[562.5 -1171.88 46.875 46.875], 'FaceColor',[0 0 0]);
rectangle('Position',[609.375 -1171.88 46.875 46.875], 'FaceColor',[0 0 0]);
rectangle('Position',[562.5 -1218.75 46.875 46.875], 'FaceColor',[1 1 1]);
rectangle('Position',[609.375 -1218.75 46.875 46.875], 'FaceColor',[1 1 1]);
rectangle('Position',[656.25 -1171.88 46.875 46.875], 'FaceColor',[0 0 0]);
rectangle('Position',[703.125 -1171.88 46.875 46.875], 'FaceColor',[0 0 0]);
rectangle('Position',[656.25 -1218.75 46.875 46.875], 'FaceColor',[1 1 1]);
rectangle('Position',[703.125 -1218.75 46.875 46.875], 'FaceColor',[1 1 1]);
rectangle('Position',[562.5 -1265.62 46.875 46.875], 'FaceColor',[1 1 1]);
rectangle('Position',[609.375 -1265.62 46.875 46.875], 'FaceColor',[1 1 1]);
rectangle('Position',[562.5 -1312.5 46.875 46.875], 'FaceColor',[0 0 0]);
rectangle('Position',[609.375 -1312.5 46.875 46.875], 'FaceColor',[0 0 0]);
rectangle('Position',[656.25 -1265.62 46.875 46.875], 'FaceColor',[1 1 1]);
rectangle('Position',[703.125 -1265.62 46.875 46.875], 'FaceColor',[1 1 1]);
rectangle('Position',[656.25 -1312.5 46.875 46.875], 'FaceColor',[0 0 0]);
rectangle('Position',[703.125 -1312.5 46.875 46.875], 'FaceColor',[1 1 1]);
rectangle('Position',[375 -1359.38 46.875 46.875], 'FaceColor',[0 0 0]);
rectangle('Position',[421.875 -1359.38 46.875 46.875], 'FaceColor',[0 0 0]);
rectangle('Position',[375 -1406.25 46.875 46.875], 'FaceColor',[0 0 0]);
rectangle('Position',[421.875 -1406.25 46.875 46.875], 'FaceColor',[1 1 1]);
rectangle('Position',[468.75 -1359.38 46.875 46.875], 'FaceColor',[0 0 0]);
rectangle('Position',[515.625 -1359.38 46.875 46.875], 'FaceColor',[0 0 0]);
rectangle('Position',[468.75 -1406.25 46.875 46.875], 'FaceColor',[1 1 1]);
rectangle('Position',[515.625 -1406.25 46.875 46.875], 'FaceColor',[1 1 1]);
rectangle('Position',[375 -1453.12 46.875 46.875], 'FaceColor',[0 0 0]);
rectangle('Position',[421.875 -1453.12 46.875 46.875], 'FaceColor',[1 1 1]);
rectangle('Position',[375 -1500 46.875 46.875], 'FaceColor',[0 0 0]);
rectangle('Position',[421.875 -1500 46.875 46.875], 'FaceColor',[0 0 0]);
rectangle('Position',[468.75 -1453.12 46.875 46.875], 'FaceColor',[1 1 1]);
rectangle('Position',[515.625 -1453.12 46.875 46.875], 'FaceColor',[1 1 1]);
rectangle('Position',[468.75 -1500 46.875 46.875], 'FaceColor',[0 0 0]);
rectangle('Position',[515.625 -1500 46.875 46.875], 'FaceColor',[0 0 0]);
rectangle('Position',[562.5 -1359.38 46.875 46.875], 'FaceColor',[0 0 0]);
rectangle('Position',[609.375 -1359.38 46.875 46.875], 'FaceColor',[0 0 0]);
rectangle('Position',[562.5 -1406.25 46.875 46.875], 'FaceColor',[1 1 1]);
rectangle('Position',[609.375 -1406.25 46.875 46.875], 'FaceColor',[1 1 1]);
rectangle('Position',[656.25 -1359.38 46.875 46.875], 'FaceColor',[0 0 0]);
rectangle('Position',[703.125 -1359.38 46.875 46.875], 'FaceColor',[1 1 1]);
rectangle('Position',[656.25 -1406.25 46.875 46.875], 'FaceColor',[1 1 1]);
rectangle('Position',[703.125 -1406.25 46.875 46.875], 'FaceColor',[1 1 1]);
rectangle('Position',[562.5 -1453.12 46.875 46.875], 'FaceColor',[1 1 1]);
rectangle('Position',[609.375 -1453.12 46.875 46.875], 'FaceColor',[1 1 1]);
rectangle('Position',[562.5 -1500 46.875 46.875], 'FaceColor',[0 0 0]);
rectangle('Position',[609.375 -1500 46.875 46.875], 'FaceColor',[0 0 0]);
rectangle('Position',[656.25 -1453.12 46.875 46.875], 'FaceColor',[1 1 1]);
rectangle('Position',[703.125 -1453.12 46.875 46.875], 'FaceColor',[1 1 1]);
rectangle('Position',[656.25 -1500 46.875 46.875], 'FaceColor',[0 0 0]);
rectangle('Position',[703.125 -1500 46.875 46.875], 'FaceColor',[0 0 0]);
rectangle('Position',[843.75 -796.875 46.875 46.875], 'FaceColor',[0 0 0]);
rectangle('Position',[890.625 -796.875 46.875 46.875], 'FaceColor',[0 0 0]);
rectangle('Position',[843.75 -843.75 46.875 46.875], 'FaceColor',[0 0 0]);
rectangle('Position',[890.625 -843.75 46.875 46.875], 'FaceColor',[1 1 1]);
rectangle('Position',[843.75 -890.625 46.875 46.875], 'FaceColor',[0 0 0]);
rectangle('Position',[890.625 -890.625 46.875 46.875], 'FaceColor',[1 1 1]);
rectangle('Position',[843.75 -937.5 46.875 46.875], 'FaceColor',[0 0 0]);
rectangle('Position',[890.625 -937.5 46.875 46.875], 'FaceColor',[1 1 1]);
rectangle('Position',[937.5 -796.875 46.875 46.875], 'FaceColor',[0 0 0]);
rectangle('Position',[984.375 -796.875 46.875 46.875], 'FaceColor',[1 1 1]);
rectangle('Position',[937.5 -843.75 46.875 46.875], 'FaceColor',[1 1 1]);
rectangle('Position',[984.375 -843.75 46.875 46.875], 'FaceColor',[1 1 1]);
rectangle('Position',[750 -984.375 46.875 46.875], 'FaceColor',[0 0 0]);
rectangle('Position',[796.875 -984.375 46.875 46.875], 'FaceColor',[0 0 0]);
rectangle('Position',[750 -1031.25 46.875 46.875], 'FaceColor',[1 1 1]);
rectangle('Position',[796.875 -1031.25 46.875 46.875], 'FaceColor',[1 1 1]);
rectangle('Position',[843.75 -984.375 46.875 46.875], 'FaceColor',[0 0 0]);
rectangle('Position',[890.625 -984.375 46.875 46.875], 'FaceColor',[1 1 1]);
rectangle('Position',[843.75 -1031.25 46.875 46.875], 'FaceColor',[1 1 1]);
rectangle('Position',[890.625 -1031.25 46.875 46.875], 'FaceColor',[1 1 1]);
rectangle('Position',[1312.5 -796.875 46.875 46.875], 'FaceColor',[1 1 1]);
rectangle('Position',[1359.38 -796.875 46.875 46.875], 'FaceColor',[0 0 0]);
rectangle('Position',[1312.5 -843.75 46.875 46.875], 'FaceColor',[1 1 1]);
rectangle('Position',[1359.38 -843.75 46.875 46.875], 'FaceColor',[0 0 0]);
rectangle('Position',[1406.25 -890.625 46.875 46.875], 'FaceColor',[1 1 1]);
rectangle('Position',[1453.12 -890.625 46.875 46.875], 'FaceColor',[0 0 0]);
rectangle('Position',[1406.25 -937.5 46.875 46.875], 'FaceColor',[1 1 1]);
rectangle('Position',[1453.12 -937.5 46.875 46.875], 'FaceColor',[0 0 0]);
rectangle('Position',[1406.25 -984.375 46.875 46.875], 'FaceColor',[1 1 1]);
rectangle('Position',[1453.12 -984.375 46.875 46.875], 'FaceColor',[0 0 0]);
rectangle('Position',[1406.25 -1031.25 46.875 46.875], 'FaceColor',[1 1 1]);
rectangle('Position',[1453.12 -1031.25 46.875 46.875], 'FaceColor',[0 0 0]);
rectangle('Position',[750 -1171.88 46.875 46.875], 'FaceColor',[0 0 0]);
rectangle('Position',[796.875 -1171.88 46.875 46.875], 'FaceColor',[0 0 0]);
rectangle('Position',[750 -1218.75 46.875 46.875], 'FaceColor',[1 1 1]);
rectangle('Position',[796.875 -1218.75 46.875 46.875], 'FaceColor',[0 0 0]);
rectangle('Position',[750 -1265.62 46.875 46.875], 'FaceColor',[1 1 1]);
rectangle('Position',[796.875 -1265.62 46.875 46.875], 'FaceColor',[0 0 0]);
rectangle('Position',[750 -1312.5 46.875 46.875], 'FaceColor',[1 1 1]);
rectangle('Position',[796.875 -1312.5 46.875 46.875], 'FaceColor',[0 0 0]);
rectangle('Position',[937.5 -1265.62 46.875 46.875], 'FaceColor',[1 1 1]);
rectangle('Position',[984.375 -1265.62 46.875 46.875], 'FaceColor',[1 1 1]);
rectangle('Position',[937.5 -1312.5 46.875 46.875], 'FaceColor',[0 0 0]);
rectangle('Position',[984.375 -1312.5 46.875 46.875], 'FaceColor',[0 0 0]);
rectangle('Position',[1031.25 -1265.62 46.875 46.875], 'FaceColor',[1 1 1]);
rectangle('Position',[1078.12 -1265.62 46.875 46.875], 'FaceColor',[1 1 1]);
rectangle('Position',[1031.25 -1312.5 46.875 46.875], 'FaceColor',[0 0 0]);
rectangle('Position',[1078.12 -1312.5 46.875 46.875], 'FaceColor',[1 1 1]);
rectangle('Position',[750 -1359.38 46.875 46.875], 'FaceColor',[1 1 1]);
rectangle('Position',[796.875 -1359.38 46.875 46.875], 'FaceColor',[0 0 0]);
rectangle('Position',[750 -1406.25 46.875 46.875], 'FaceColor',[1 1 1]);
rectangle('Position',[796.875 -1406.25 46.875 46.875], 'FaceColor',[0 0 0]);
rectangle('Position',[750 -1453.12 46.875 46.875], 'FaceColor',[1 1 1]);
rectangle('Position',[796.875 -1453.12 46.875 46.875], 'FaceColor',[0 0 0]);
rectangle('Position',[750 -1500 46.875 46.875], 'FaceColor',[0 0 0]);
rectangle('Position',[796.875 -1500 46.875 46.875], 'FaceColor',[0 0 0]);
rectangle('Position',[937.5 -1359.38 46.875 46.875], 'FaceColor',[0 0 0]);
rectangle('Position',[984.375 -1359.38 46.875 46.875], 'FaceColor',[0 0 0]);
rectangle('Position',[937.5 -1406.25 46.875 46.875], 'FaceColor',[1 1 1]);
rectangle('Position',[984.375 -1406.25 46.875 46.875], 'FaceColor',[1 1 1]);
rectangle('Position',[1031.25 -1359.38 46.875 46.875], 'FaceColor',[0 0 0]);
rectangle('Position',[1078.12 -1359.38 46.875 46.875], 'FaceColor',[1 1 1]);
rectangle('Position',[1031.25 -1406.25 46.875 46.875], 'FaceColor',[1 1 1]);
rectangle('Position',[1078.12 -1406.25 46.875 46.875], 'FaceColor',[1 1 1]);
rectangle('Position',[937.5 -1453.12 46.875 46.875], 'FaceColor',[1 1 1]);
rectangle('Position',[984.375 -1453.12 46.875 46.875], 'FaceColor',[1 1 1]);
rectangle('Position',[937.5 -1500 46.875 46.875], 'FaceColor',[0 0 0]);
rectangle('Position',[984.375 -1500 46.875 46.875], 'FaceColor',[0 0 0]);
rectangle('Position',[1031.25 -1453.12 46.875 46.875], 'FaceColor',[1 1 1]);
rectangle('Position',[1078.12 -1453.12 46.875 46.875], 'FaceColor',[1 1 1]);
rectangle('Position',[1031.25 -1500 46.875 46.875], 'FaceColor',[0 0 0]);
rectangle('Position',[1078.12 -1500 46.875 46.875], 'FaceColor',[0 0 0]);
rectangle('Position',[1125 -1171.88 46.875 46.875], 'FaceColor',[0 0 0]);
rectangle('Position',[1171.88 -1171.88 46.875 46.875], 'FaceColor',[0 0 0]);
rectangle('Position',[1125 -1218.75 46.875 46.875], 'FaceColor',[1 1 1]);
rectangle('Position',[1171.88 -1218.75 46.875 46.875], 'FaceColor',[1 1 1]);
rectangle('Position',[1312.5 -1171.88 46.875 46.875], 'FaceColor',[0 0 0]);
rectangle('Position',[1359.38 -1171.88 46.875 46.875], 'FaceColor',[0 0 0]);
rectangle('Position',[1312.5 -1218.75 46.875 46.875], 'FaceColor',[1 1 1]);
rectangle('Position',[1359.38 -1218.75 46.875 46.875], 'FaceColor',[1 1 1]);
rectangle('Position',[1406.25 -1171.88 46.875 46.875], 'FaceColor',[0 0 0]);
rectangle('Position',[1453.12 -1171.88 46.875 46.875], 'FaceColor',[0 0 0]);
rectangle('Position',[1406.25 -1218.75 46.875 46.875], 'FaceColor',[1 1 1]);
rectangle('Position',[1453.12 -1218.75 46.875 46.875], 'FaceColor',[0 0 0]);
rectangle('Position',[1406.25 -1265.62 46.875 46.875], 'FaceColor',[1 1 1]);
rectangle('Position',[1453.12 -1265.62 46.875 46.875], 'FaceColor',[0 0 0]);
rectangle('Position',[1406.25 -1312.5 46.875 46.875], 'FaceColor',[1 1 1]);
rectangle('Position',[1453.12 -1312.5 46.875 46.875], 'FaceColor',[0 0 0]);
rectangle('Position',[1218.75 -1359.38 46.875 46.875], 'FaceColor',[0 0 0]);
rectangle('Position',[1265.62 -1359.38 46.875 46.875], 'FaceColor',[0 0 0]);
rectangle('Position',[1218.75 -1406.25 46.875 46.875], 'FaceColor',[1 1 1]);
rectangle('Position',[1265.62 -1406.25 46.875 46.875], 'FaceColor',[1 1 1]);
rectangle('Position',[1125 -1453.12 46.875 46.875], 'FaceColor',[1 1 1]);
rectangle('Position',[1171.88 -1453.12 46.875 46.875], 'FaceColor',[1 1 1]);
rectangle('Position',[1125 -1500 46.875 46.875], 'FaceColor',[0 0 0]);
rectangle('Position',[1171.88 -1500 46.875 46.875], 'FaceColor',[0 0 0]);
rectangle('Position',[1218.75 -1453.12 46.875 46.875], 'FaceColor',[1 1 1]);
rectangle('Position',[1265.62 -1453.12 46.875 46.875], 'FaceColor',[1 1 1]);
rectangle('Position',[1218.75 -1500 46.875 46.875], 'FaceColor',[0 0 0]);
rectangle('Position',[1265.62 -1500 46.875 46.875], 'FaceColor',[0 0 0]);
rectangle('Position',[1406.25 -1359.38 46.875 46.875], 'FaceColor',[1 1 1]);
rectangle('Position',[1453.12 -1359.38 46.875 46.875], 'FaceColor',[0 0 0]);
rectangle('Position',[1406.25 -1406.25 46.875 46.875], 'FaceColor',[1 1 1]);
rectangle('Position',[1453.12 -1406.25 46.875 46.875], 'FaceColor',[0 0 0]);
rectangle('Position',[1312.5 -1453.12 46.875 46.875], 'FaceColor',[1 1 1]);
rectangle('Position',[1359.38 -1453.12 46.875 46.875], 'FaceColor',[1 1 1]);
rectangle('Position',[1312.5 -1500 46.875 46.875], 'FaceColor',[0 0 0]);
rectangle('Position',[1359.38 -1500 46.875 46.875], 'FaceColor',[0 0 0]);
rectangle('Position',[1406.25 -1453.12 46.875 46.875], 'FaceColor',[1 1 1]);
rectangle('Position',[1453.12 -1453.12 46.875 46.875], 'FaceColor',[0 0 0]);
rectangle('Position',[1406.25 -1500 46.875 46.875], 'FaceColor',[0 0 0]);
rectangle('Position',[1453.12 -1500 46.875 46.875], 'FaceColor',[0 0 0]);
X=[1400,1400,1265.62,1265.62,1218.75,1218.75,937.5,937.5,843.75,796.875,796.875,796.875,656.25,656.25,562.5,468.75,468.75,468.75,468.75,468.75,375,281.25,281.25,281.25,234.375,234.375,187.5,187.5,100];
Y=[-1400,-1400,-1359.38,-1359.38,-1312.5,-1312.5,-1125,-1125,-1031.25,-1031.25,-1031.25,-1031.25,-937.5,-937.5,-843.75,-750,-750,-703.125,-703.125,-562.5,-468.75,-375,-328.125,-281.25,-234.375,-234.375,-187.5,-187.5,-100];
hold on;
plot(X,Y,'r');
legend('5390.54','Location','southoutside');
